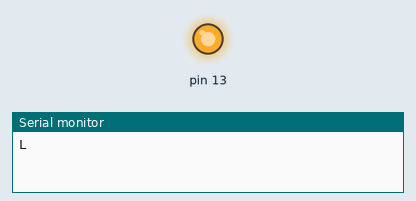
This sketch was run on a simulated Arduino Uno, built with avr-gcc and run on an emulated ATmega328P. Shown: output pins drawn as LEDs (lit = HIGH), the last lines printed to the serial monitor.

Above: at 0.1 s.
At 39.1 s:
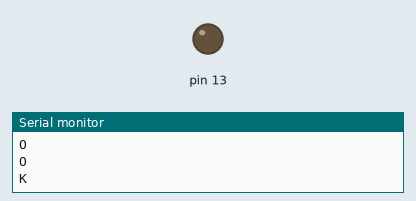
Timing chart, 0 to 40.0 s (numbered marks = the images above):
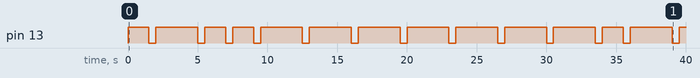

The sketch:

lab1.ino
```cpp
const int OFF = 500;
const int DASH = 3000;
const int DOT = 1500;
const int END = 0;

typedef struct {
  char letter;
  int morse[4];
} a2m;

a2m A = {'A',{DOT,DASH,END,END}};
a2m B = {'B',{DASH,DOT,DOT,DOT}};
a2m C = {'C',{DASH,DOT,DASH,DOT}};
a2m D = {'D',{DASH,DOT,DOT,END}};
a2m E = {'E',{DOT,END,END,END}};
a2m F = {'F',{DOT,DOT,DASH,DOT}};
a2m G = {'G',{DASH,DASH,DOT,END}};
a2m H = {'H',{DOT,DOT,DOT,DOT}};
a2m I = {'I',{DOT,DOT,END,END}};
a2m J = {'J',{DOT,DASH,DASH,DASH}};
a2m K = {'K',{DASH,DOT,DASH,END}};
a2m L = {'L',{DOT,DASH,DOT,DOT}};
a2m M = {'M',{DASH,DASH,END,END}};
a2m N = {'N',{DASH,DOT,END,END}};
a2m O = {'O',{DASH,DASH,DASH,END}};
a2m P = {'P',{DOT,DASH,DASH,DOT}};
a2m Q = {'Q',{DASH,DASH,DOT,DASH}};
a2m R = {'R',{DOT,DASH,DOT,END}};
a2m S = {'S',{DOT,DOT,DOT,END}};
a2m T = {'T',{DASH,END,END,END}};
a2m U = {'U',{DOT,DOT,DASH,END}};
a2m V = {'V',{DOT,DOT,DOT,DASH}};
a2m W = {'W',{DOT,DASH,DASH,END}};
a2m X = {'X',{DASH,DOT,DOT,DASH}};
a2m Y = {'Y',{DASH,DOT,DOT,DASH}};
a2m Z = {'Z',{DASH,DASH,DOT,DOT}};

void setup() {
  // put your setup code here, to run once:
  Serial.begin(9600);
  pinMode(13,OUTPUT);
}

void blink(a2m letter, int letter_len){
  Serial.println(letter.letter);
  for (int i = 0; i< letter_len; ++i){
    if (letter.morse[i] == END){
      return;
    }
    digitalWrite(13, HIGH);
    delay(letter.morse[i]);
    digitalWrite(13, LOW);
    delay(OFF);
  };

}

void loop() {
  // put your main code here, to run repeatedly:
  a2m sentence[] = {L,O,O,K,O,U,T,F,O,R,T,H,E,I,C,E,B,U,R,G};
  for (int i = 0; i < sizeof(sentence)/sizeof(sentence[i]); ++i){
    blink(sentence[i],4);
  }
  digitalWrite(13,LOW);
}
```

Measured:
- by itself, pin 13: LOW → HIGH at 0.00 s, → LOW 1.5 s later, → HIGH 0.50 s later, → LOW 3.0 s later, … (27 changes in this stretch)
